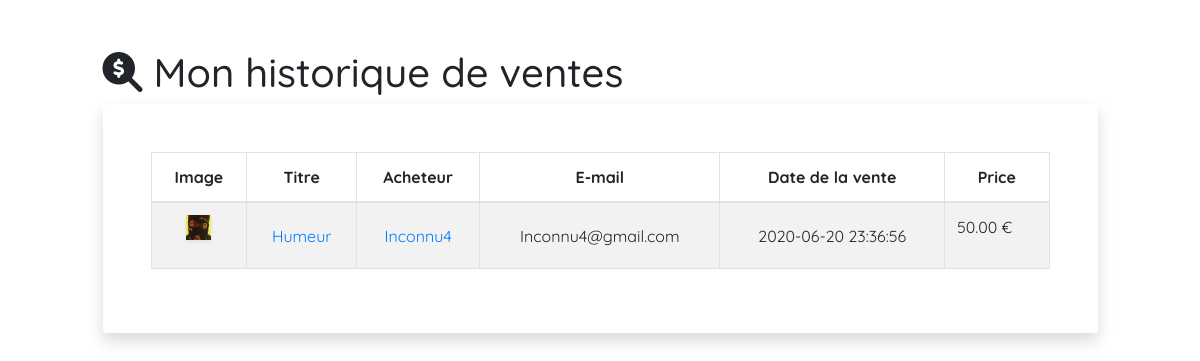
/WeBeatz/histo-ventes.php (signed in), run on the app's committed database.
### tables this page shows
CREATE TABLE IF NOT EXISTS `beat` (
  `beat_id` int(15) UNSIGNED NOT NULL AUTO_INCREMENT,
  `beat_title` varchar(20) NOT NULL,
  `beat_author` varchar(25) NOT NULL,
  `beat_author_id` int(10) UNSIGNED NOT NULL,
  `beat_genre` int(2) UNSIGNED DEFAULT 0,
  `beat_description` text DEFAULT '  ',
  `beat_tags` text DEFAULT NULL,
  `beat_year` int(4) NOT NULL,
  `beat_price` double(7,2) UNSIGNED DEFAULT 0.00,
  `beat_format` varchar(5) NOT NULL,
  `beat_source` text NOT NULL,
  `beat_cover` text DEFAULT 'assets/img/cover_default.jpg',
  `beat_nbvente` int(15) UNSIGNED NOT NULL DEFAULT 0,
  `beat_like` int(6) DEFAULT 0,
  `beat_dateupload` datetime NOT NULL,
  PRIMARY KEY (`beat_id`),
  KEY `beat_author_id` (`beat_author_id`),
  KEY `beat_author` (`beat_author`),
  KEY `beat_genre` (`beat_genre`)
);

CREATE TABLE IF NOT EXISTS `user` (
  `user_id` int(10) UNSIGNED NOT NULL AUTO_INCREMENT,
  `user_role` int(2) UNSIGNED NOT NULL DEFAULT 2,
  `user_pseudo` varchar(25) NOT NULL,
  `user_email` varchar(150) NOT NULL,
  `user_image` text NOT NULL DEFAULT 'assets/img/user.png',
  `user_prenom` varchar(30) DEFAULT NULL,
  `user_nom` varchar(30) DEFAULT NULL,
  `user_description` text NOT NULL DEFAULT '\' \'',
  `user_sexe` varchar(1) DEFAULT NULL,
  `user_datenaissance` date DEFAULT NULL,
  `user_ville` varchar(100) DEFAULT NULL,
  `user_pays` int(3) DEFAULT NULL,
  `user_password` text NOT NULL,
  `user_dateinscription` datetime NOT NULL,
  `user_dateconnexion` datetime NOT NULL,
  `user_statut` int(2) DEFAULT 1,
  PRIMARY KEY (`user_id`),
  UNIQUE KEY `user_pseudo` (`user_pseudo`),
  UNIQUE KEY `user_mail` (`user_email`),
  KEY `user_pays` (`user_pays`)
);

CREATE TABLE IF NOT EXISTS `vente` (
  `id` int(20) UNSIGNED NOT NULL AUTO_INCREMENT,
  `vente_beat_id` int(15) UNSIGNED NOT NULL,
  `vente_user_id` int(10) UNSIGNED NOT NULL,
  `vente_date` datetime NOT NULL,
  PRIMARY KEY (`id`),
  KEY `vente_beat_id` (`vente_beat_id`),
  KEY `vente_user_id` (`vente_user_id`)
);

### WeBeatz/histo-ventes.php (the view, shortened to what this page needs)
<?php
include_once("assets/db/connexiondb.php");
?>
<!DOCTYPE html>
<html lang="fr">
    <head>
    </head>
    <body>
        <div class="row py-5">
            <div class="col-lg-10 mx-auto">
                <h1><i class="fas fa-search-dollar"></i>    Mon historique de ventes</h1>
                <div class="card rounded shadow border-0">
                    <div class="card-body p-5 bg-white rounded">
                        <div class="table-responsive">
                            <table id="example" style="width:100%" class="table table-striped table-bordered">
                                <thead>
                                    <tr>
                                        <th class="text-center align-middle" >Image</th>
                                        <th class="text-center align-middle">Titre</th>
                                        <th class="text-center align-middle" >Acheteur</th>
                                        <th class="text-center align-middle" >E-mail</th>
                                        <th class="text-center align-middle" >Date de la vente</th>
                                        <th class="text-center align-middle" >Price</th>
                                    </tr>
                                </thead>
                                <tbody>
                                    <?php
                                    $RESRES=[];
                                    $req = $BDD->prepare("SELECT beat_id
                                                            FROM beat
                                                            WHERE beat_author_id = ? ");
                                    $req->execute(array($_SESSION['user_id']));
                                    $resuBEATSUSER = $req->fetchAll();
                                    foreach($resuBEATSUSER as $b) {
                                        $req = $BDD->prepare("SELECT *
                                                            FROM vente
                                                            WHERE vente_beat_id = ?
                                                            ORDER BY vente_date DESC");
                                        $req->execute(array($b['beat_id']));
                                        $resuBEATSVENTE= $req->fetchAll();
                                        if(isset($resuBEATSVENTE)){
                                            $RESRES = array_merge($RESRES,$resuBEATSVENTE);
                                        }
                                    }
                                    foreach($RESRES as $p) {
                                        $req = $BDD->prepare("SELECT *
                                                                            FROM beat
                                                                            WHERE beat_id = ?");
                                        $req->execute(array($p['vente_beat_id']));
                                        $resuPAN = $req->fetchAll();
                                        foreach($resuPAN as $b) {
                                    ?>
                                    <tr>
                                        <td class="text-center align-middle">
                                            <a href="view-beat.php?id=<?= $b['beat_id'] ?>"> <img src="<?=$b['beat_cover']?>" style="height : 25px; width : 25px;" class="img-fluid mb-3 roundedImage shadow-sm"></a>
                                        </td>
                                        <td  class="text-center align-middle">
                                            <a href="view-beat.php?id=<?= $b['beat_id'] ?>"><span><?=$b['beat_title']?></span></a>
                                        </td>
                                        <?php
                                            $req1=$BDD->prepare("SELECT *
                                                                FROM user
                                                                WHERE user_id = ?");
                                            $req1->execute(array($p['vente_user_id']));
                                            $acheteur=$req1->fetch();
                                        ?>
                                        <td class="text-center align-middle">
                                            <a href="profils.php?profil_id= <?= $acheteur['user_id'] ?>"><span><?=$acheteur['user_pseudo']?></span></a>
                                        </td>
                                        <td class="text-center align-middle">
                                            <span><?=$acheteur['user_email']?></span>
                                        </td>
                                        <td class="text-center align-middle">
                                            <span><?=$p['vente_date']?></span>
                                        </td>
                                        <td>
                                            <span><?=$b['beat_price']?> €</span>
                                        </td>
                                    </tr>
                                    <?php
                                        }
                                    }
                                    ?>
                                </tbody>
                            </table>
                        </div>
                    </div>
                </div>
            </div>
        </div>
    </body>
</html>

### WeBeatz/assets/css/var-couleurs-polices.css (style rules this page uses)
:root { --base-color1: #871b8b; --base-color2: #121619; --base-colorDark1: #1b0929; --base-colorDark2: #7728b2; --base-colorDark3: ; --background-dark : #121618; --base-color-purple1: #871b8b; --base-color-purple2: #121619; --base-color-purple3:; --base-police1: 'Quicksand', sans-serif; --base-taille1: 16px; }
body,html { font-family: var(--base-police1); }

### data on the page
vente: vente_date "2020-06-20 23:36:56"
beat: beat_cover (picture), beat_title "Humeur", user.user_pseudo "Inconnu4", user.user_email "Inconnu4@gmail.com", beat_price "50.00"
